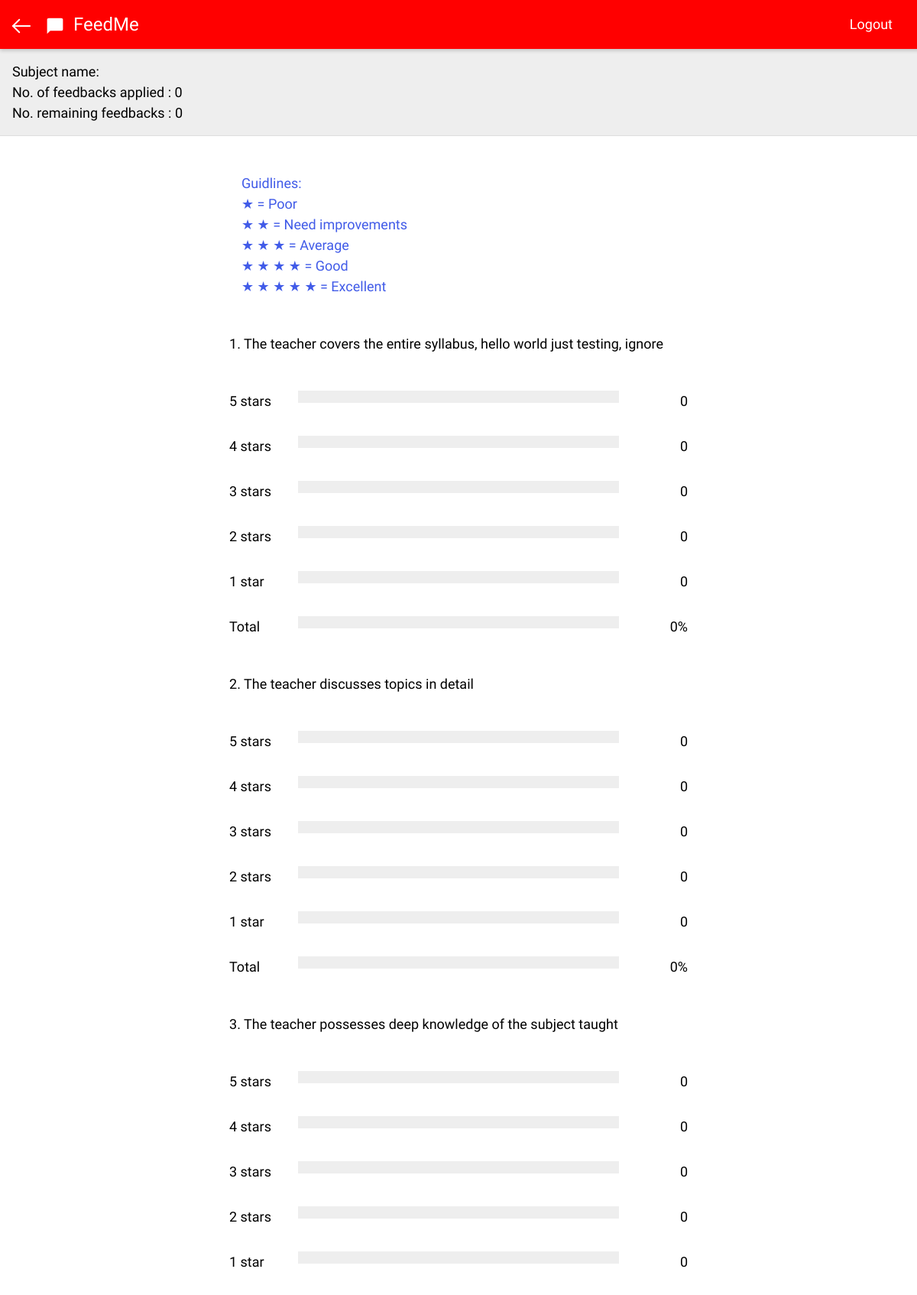
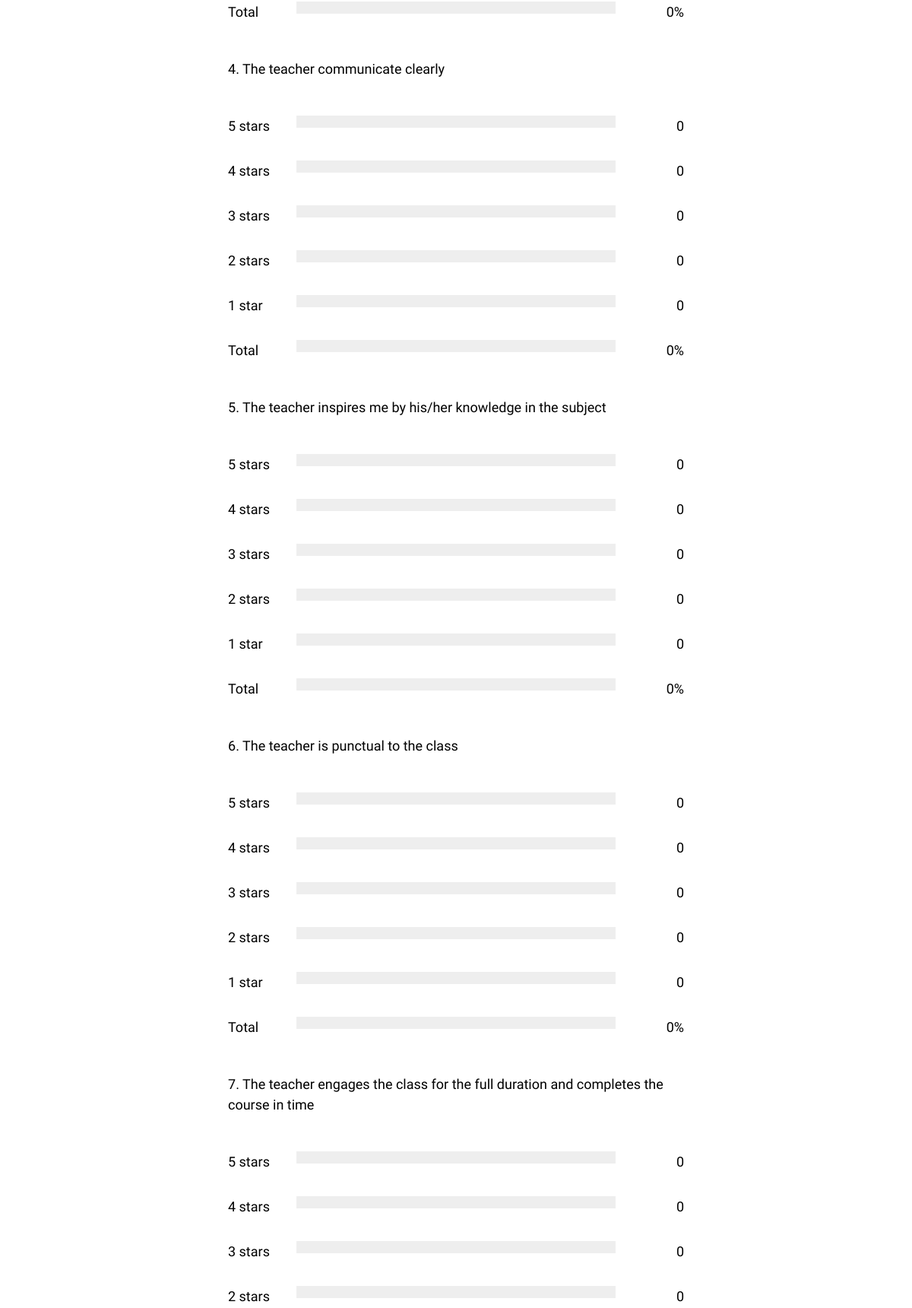
The app's page /adminportal/hodslogin/dashboard/teachersmenu/scorecard/teachersview/index.php (signed in, upper part) with its own data (2 pictures, top to bottom).
### tables this page shows
CREATE TABLE `questions` (
  `quest_id` int(2) NOT NULL,
  `quest_content` varchar(250) DEFAULT NULL,
  `quest_value` int(2) NOT NULL DEFAULT 0
);

### adminportal/hodslogin/dashboard/teachersmenu/scorecard/teachersview/index.php (the view, shortened to what this page needs)
<html>
<head>
	<link rel="stylesheet" type="text/css" href="../../../../../../css.css">
</head>
<body>
	<div class="header">
		<div><a href="../../../"><img src="../../../../../../images/back.svg" class="home"></a></div>
		<img src="../../../../../../images/logo.svg" class="logo" />
		<div class="title">FeedMe</div>
		<a href="../../../../../?logout=1">
			<div class="logout">Logout</div>
		</a>
	</div>
	<div class="details">Subject name:
		<?php
    include('../../../../../../db_config.php');
    $sql1 = "SELECT COUNT(*) FROM feeds WHERE te_username='".$_SESSION["te_username"]."' AND class='".$_SESSION["class"]."'";
    $result1 = $conn->query($sql1);
    if($result1->num_rows > 0) {
      $row1 = $result1->fetch_assoc();
      echo "<br>No. of feedbacks applied : ".$row1["COUNT(*)"];
      $feed_no = $row1["COUNT(*)"];
    }
    echo "<br>No. remaining feedbacks : ".($tot_no - $feed_no);
  ?>
	</div>
	<div class="page">
		<div class="container">
			<div class="phpr">
				<?php
        echo "Guidlines:<br>
	      &#9733 = Poor<br>
	      &#9733 &#9733 = Need improvements<br>
	      &#9733 &#9733 &#9733 = Average<br>
	      &#9733 &#9733 &#9733 &#9733 = Good<br>
	      &#9733 &#9733 &#9733 &#9733 &#9733 = Excellent";
		?>
			</div>
			<?php
  include('../../../../../../db_config.php');
  $sql_q = "SELECT quest_id, quest_content FROM questions ORDER BY quest_id ASC";
  $result_q = $conn->query($sql_q);
  if ( $result_q->num_rows > 0 ){
    while($row_q = $result_q->fetch_assoc()){
  ?>
				<div class="row">
					<?php
        echo $row_q["quest_id"].". ".$row_q["quest_content"];
    ?>
				</div>
				<div class="row">
					<div class="side">
						<div>5 stars</div>
					</div>
					<div class="middle">
						<div class="bar-container">
      <?php
        $count = 0;
      ?>
						</div>
					</div>
					<div class="side right">
						<?php echo $count; ?>
					</div>
					<div class="side">
						<div>4 stars</div>
					</div>
					<div class="middle">
						<div class="bar-container">
      <?php
        $count = 0;
      ?>
						</div>
					</div>
					<div class="side right">
						<?php echo $count; ?>
					</div>
					<div class="side">
						<div>3 stars</div>
					</div>
					<div class="middle">
						<div class="bar-container">
      <?php
        $count = 0;
      ?>
						</div>
					</div>
					<div class="side right">
						<?php echo $count; ?>
					</div>
					<div class="side">
						<div>2 stars</div>
					</div>
					<div class="middle">
						<div class="bar-container">
      <?php
        $count = 0;
      ?>
						</div>
					</div>
					<div class="side right">
						<?php echo $count; ?>
					</div>
					<div class="side">
						<div>1 star</div>
					</div>
					<div class="middle">
						<div class="bar-container">
      <?php
        $count = 0;
      ?>
						</div>
					</div>
					<div class="side right">
						<?php echo $count; ?>
					</div>
					<div class="side">
						<div>Total</div>
					</div>
					<div class="middle">
						<div class="bar-container">
      <?php
        $final = 0;
      ?>
						</div>
					</div>
					<div class="side right">
						<?php echo $final; ?>%
					</div>
				</div>
				<?php
    }
  }
  ?>
		</div>
	</div>
</body>
</html>

### css.css (style rules this page uses)
body { margin: 0; padding: 0; font-family: 'Product Sans', 'Roboto', 'Noto', sans-serif; font-size: 18px; line-height: 1.5; text-rendering: optimizeLegibility; -webkit-font-smoothing: antialiased; font-smoothing: antialiased; -webkit-touch-callout: none; -webkit-user-select: none; -khtml-user-select: none; -moz-user-select: none; -ms-user-select: none; -o-user-select: none; user-select: none; }
* { transition: all .2s; }
a { text-decoration: none; outline: none; color: inherit; }
.header { background-color: red; position: fixed; z-index: 10; display: flex; top: 0px; left: 0px; width: 100%; height: 64px; padding: 0 16px; box-shadow: 0 2px 5px rgba(0, 0, 0, .2); color: #fff; vertical-align: middle; line-height: 64px; }
.home { width: auto; height: 24px; padding: 22px 0; margin-right: 16px; }
.logo { width: auto; height: 32px; padding: 18px 0; margin-right: 8px; }
.title { font-size: 24px; }
.container { display: flex; flex-direction: column; padding: 32px; width: 50%; margin: 0 auto; }
.phpr { color: #415be8; padding: 16px; }
.logout { position: fixed; right: 16px; top: 10px; text-align: center; padding: 8px 16px; line-height: 1.5; border-radius: 5px; text-decoration: none; }
.details { margin-top: 64px; background-color: #eee; border-bottom: 1px solid #ddd; padding: 16px; }
.side { float: left; width: 15%; padding: 16px 0; }
.middle { float: left; width: 70%; padding: 16px 0; }
.right { text-align: right; }
.row { width: 100%; padding: 32px 0 0; }
.row:after { content: ""; display: table; clear: both; }
.bar-container { width: 100%; background-color: #eee; text-align: center; color: white; }

### adminportal/hodslogin/dashboard/teachersmenu/scorecard/teachersview/index.php (style rules this page uses)
.header { background-color: red; }

### records on screen
questions: quest_id "1", quest_content "The teacher covers the entire syllabus, hello world just testing, ignore", count "0", final "0"
questions: quest_id "2", quest_content "The teacher discusses topics in detail", count "0", final "0"
questions: quest_id "3", quest_content "The teacher possesses deep knowledge of the subject taught", count "0", final "0"
questions: quest_id "4", quest_content "The teacher communicate clearly", count "0", final "0"
questions: quest_id "5", quest_content "The teacher inspires me by his/her knowledge in the subject", count "0", final "0"
questions: quest_id "6", quest_content "The teacher is punctual to the class", count "0", final "0"
questions: quest_id "7", quest_content "The teacher engages the class for the full duration and completes the course in time", count "0"

### other values on screen
$row1["COUNT(*)"] "0"
$tot_no - $feed_no "0"
